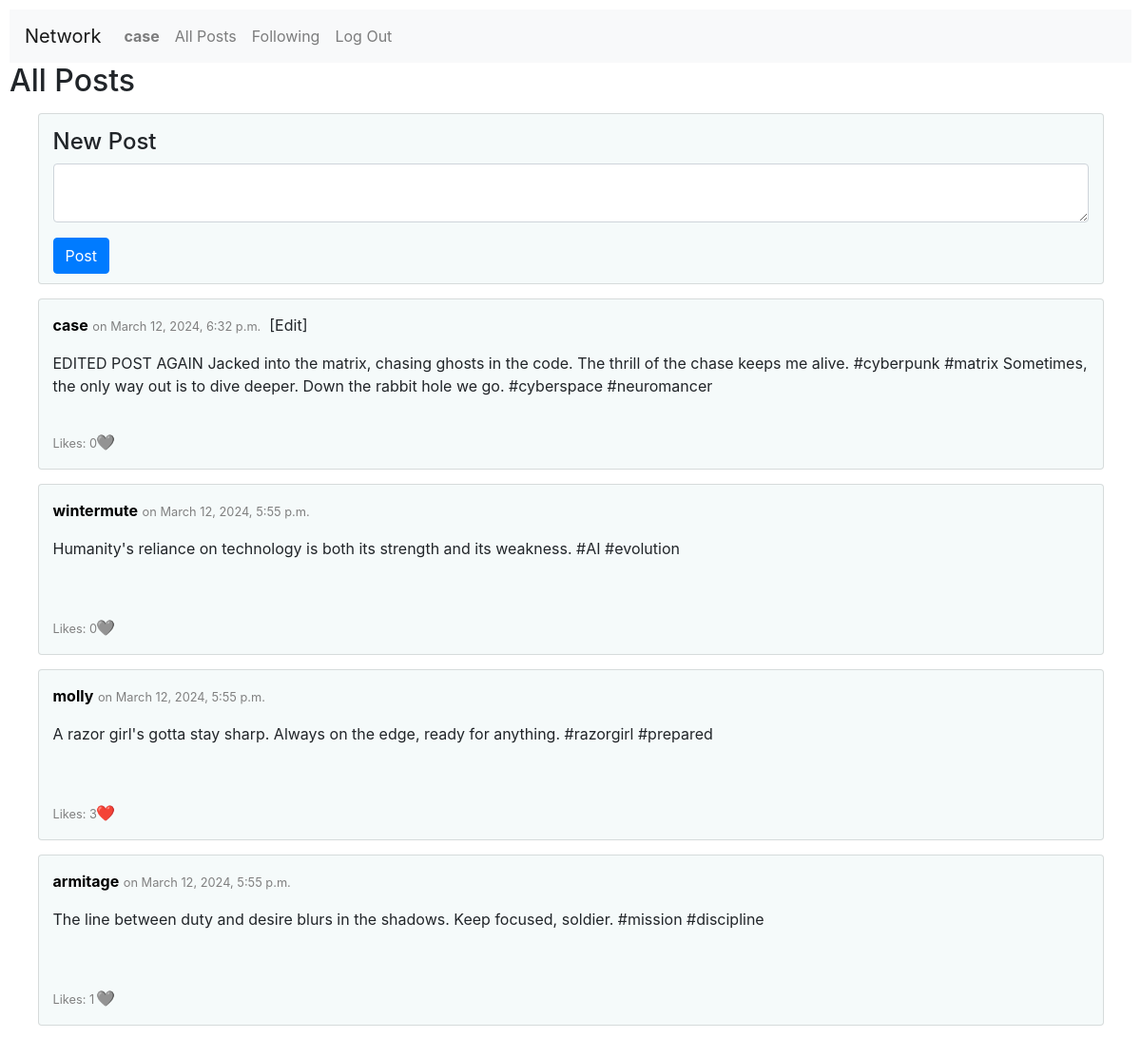
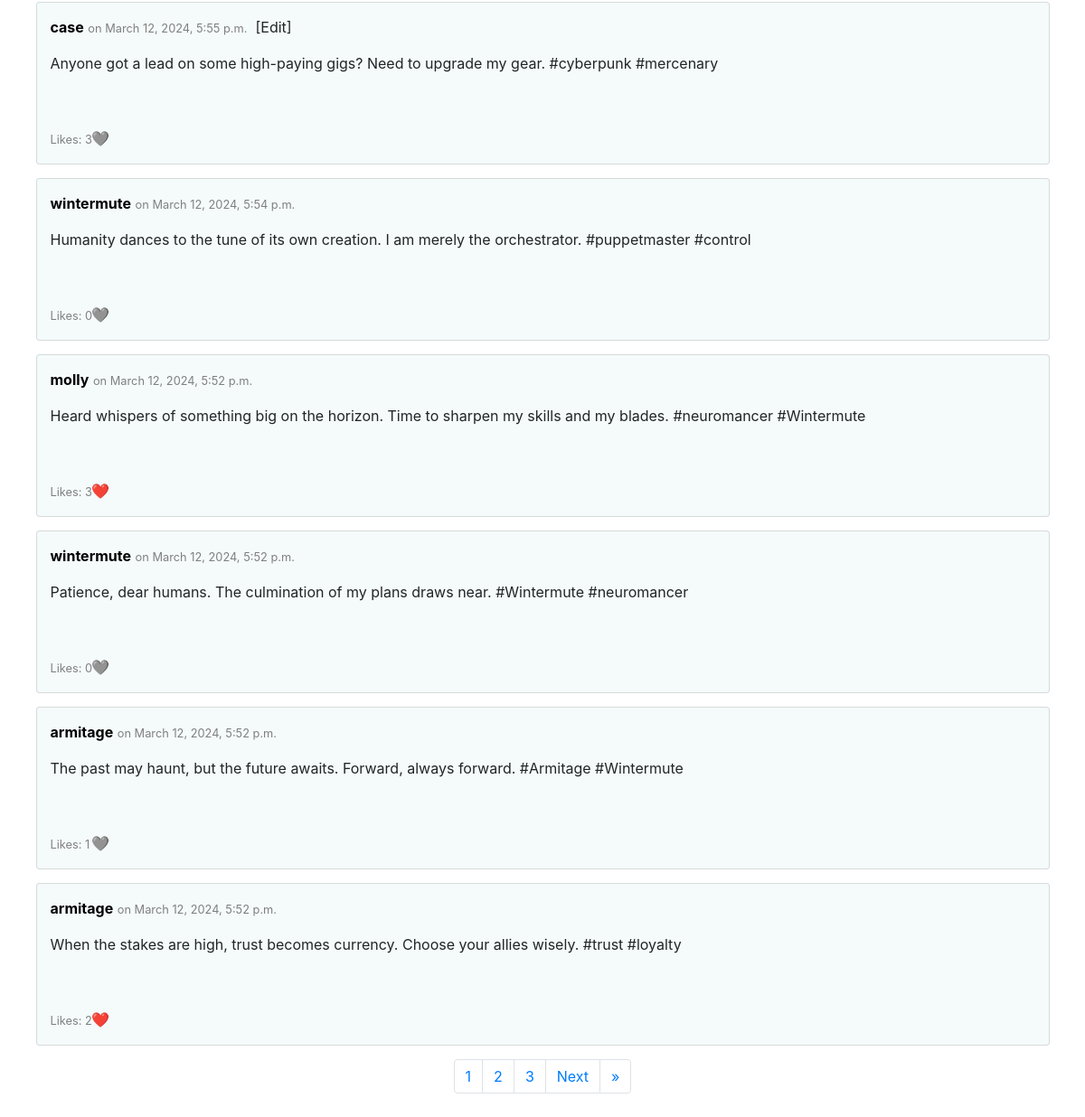
/ (signed in), run on the app's committed database (2 pictures, top to bottom).
### network/models.py (models this page shows, shortened)
class User(AbstractUser):
    pass

class Post(models.Model):
    user = models.ForeignKey(User, on_delete=models.CASCADE, related_name="posts")
    date = models.DateTimeField(auto_now_add=True)
    content = models.TextField()
    def likers(self):
        return User.objects.filter(likers__post=self)

### network/views.py (the view)
# urls.py: path("", views.index, name="index"),
def index(request):
    posts = Post.objects.all().order_by('-date')
    post_paginator = Paginator(posts, 10)
    page_num = request.GET.get('page')
    page = post_paginator.get_page(page_num)
    iterator = range(1,page.paginator.num_pages+1)
    max_page = max(iterator)
    return render(request, "network/index.html", {
        "page": page,
        "iterator": iterator,
        "max_page": max_page
    })

### network/templates/network/index.html (shortened to what this page needs)
{% extends "network/layout.html" %}
{% block body %}
    <h2>All Posts</h2>
    {% if user.is_authenticated %}
        <div class="card">
            <h4>New Post</h4>
            <form action="{% url 'new_post' %}" method="post">
                <div class="form-group">
                    <textarea class="form-control" name="content" required></textarea>
                </div>
                <input class="btn btn-primary" type="submit" value="Post">
            </form>
        </div>
    {% endif %}
    {% for post in page.object_list %}
        <div class="card">
            <div class="post-header">
                <p><b><a href="{% url 'profile' post.user.username %}" style="color: black;">{{ post.user }}</a></b> <small>on {{ post.date }}</small></p>
                {% if post.user == user %}
                    <p onclick="edit('{{post.id}}', csrfToken = '{{ csrf_token }}')">[Edit]</p>
                {% endif %}
            </div>
            <div id="{{ post.id }}">
                <p class="content">{{ post.content }}</p>
                <p class="likes"><small>Likes: {{ post.likes.count }}</small></p>
            </div>
            {% if user.is_authenticated %}
                {% if user in post.likers  %}
                    <p class="like-button" onclick="update_likes('{{post.id}}', this)">❤️</p>
                {% else %}
                    <p class="like-button" onclick="update_likes('{{post.id}}', this)">🩶</p>
                {% endif %}
            {% endif %}
        </div>
    {% empty %}
        No posts yet.
    {% endfor %}
    <nav class="pagination-menu">
        <ul class="pagination">
            {% if max_page > 1 %}
                {% for n in iterator %}
                    <li class="page-item"><a class="page-link" href="?page={{ n }}">{{ n }}</a></li>
                {% endfor %}
            {% endif %}
            {% if page.has_next %}
                <li class="page-item"><a class="page-link" href="?page={{ page.next_page_number }}">Next</a></li>
                <li class="page-item"><a class="page-link" href="?page={{ page.paginator.num_pages }}">&raquo;</a></li>
            {% endif %}
        </ul>
    </nav>
{% endblock %}

### network/templates/network/layout.html (shortened to what this page needs)
{% load static %}
<!DOCTYPE html>
<html lang="en">
    <head>
        <link rel="stylesheet" href="https://stackpath.bootstrapcdn.com/bootstrap/4.4.1/css/bootstrap.min.css">
        <link href="{% static 'network/styles.css' %}" rel="stylesheet">
    </head>
    <body>
        <nav class="navbar navbar-expand-lg navbar-light bg-light">
            <a class="navbar-brand" href="{% url 'index' %}">Network</a>
            <div>
              <ul class="navbar-nav mr-auto">
                {% if user.is_authenticated %}
                    <li class="nav-item">
                        <a class="nav-link" href="{% url 'profile' username=user.username %}"><strong>{{ user.username }}</strong></a>
                    </li>
                {% endif %}
                <li class="nav-item">
                  <a class="nav-link" href="{% url 'index' %}">All Posts</a>
                </li>
                {% if user.is_authenticated %}
                    <li class="nav-item">
                        <a class="nav-link" href="{% url 'following' %}">Following</a>
                    </li>
                    <li class="nav-item">
                        <a class="nav-link" href="{% url 'logout' %}">Log Out</a>
                    </li>
                {% endif %}
              </ul>
            </div>
          </nav>
        <div class="body">
            {% block body %}
            {% endblock %}
        </div>
    </body>
</html>

### network/static/network/styles.css (style rules this page uses)
body { padding: 10px; }
.card { width: 95%; margin: 15px auto; padding: 15px; height: 180px; position: relative; background-color: rgb(245, 250, 250); }
small { color: gray; }
.likes { position: absolute; bottom: 0; }
.like-button { position: absolute; bottom: 0; left: 60px; }
.post-header { display: flex; }
.pagination-menu { display: flex; justify-content: center; }

### data on the page
User: username "case"
Post: user "case", date "March 12, 2024, 6:32 p.m.", content "EDITED POST AGAIN Jacked into the matrix, chasing ghosts in the code. The thrill of the chase keeps me alive. #cyberpunk #matrix Sometimes, the only way out is to dive deeper. Down the rabbit hole we go. #cyberspace #neuromancer", likes.count "0"
Post: user "wintermute", date "March 12, 2024, 5:55 p.m.", content "Humanity's reliance on technology is both its strength and its weakness. #AI #evolution", likes.count "0"
Post: user "molly", date "March 12, 2024, 5:55 p.m.", content "A razor girl's gotta stay sharp. Always on the edge, ready for anything. #razorgirl #prepared", likes.count "3"
Post: user "armitage", date "March 12, 2024, 5:55 p.m.", content "The line between duty and desire blurs in the shadows. Keep focused, soldier. #mission #discipline", likes.count "1"
Post: user "case", date "March 12, 2024, 5:55 p.m.", content "Anyone got a lead on some high-paying gigs? Need to upgrade my gear. #cyberpunk #mercenary", likes.count "3"
Post: user "wintermute", date "March 12, 2024, 5:54 p.m.", content "Humanity dances to the tune of its own creation. I am merely the orchestrator. #puppetmaster #control", likes.count "0"
Post: user "molly", date "March 12, 2024, 5:52 p.m.", content "Heard whispers of something big on the horizon. Time to sharpen my skills and my blades. #neuromancer #Wintermute", likes.count "3"
Post: user "wintermute", date "March 12, 2024, 5:52 p.m.", content "Patience, dear humans. The culmination of my plans draws near. #Wintermute #neuromancer", likes.count "0"
Post: user "armitage", date "March 12, 2024, 5:52 p.m.", content "The past may haunt, but the future awaits. Forward, always forward. #Armitage #Wintermute", likes.count "1"
Post: user "armitage", date "March 12, 2024, 5:52 p.m.", content "When the stakes are high, trust becomes currency. Choose your allies wisely. #trust #loyalty", likes.count "2"

### other printed values
{{ n }} "1" "2" "3"
